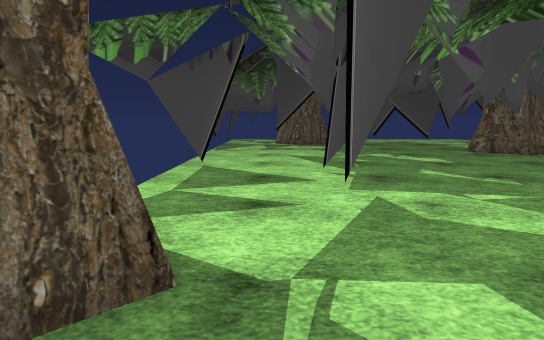
[1] (above)

24 first-person views from a walk through a Unity game level. The camera is 1.2 m above the floor, tilts 8° down and sees 75° across. The floor is counted in squares, 1 m on a side. Each view is taken from the middle of a square. On the plan, view 1 faces up. The plan holds only what a view shows up to about 14 squares ahead; the rest is blank. The place goes on beyond the plan. Some surface patterns are stand-ins.

[2]
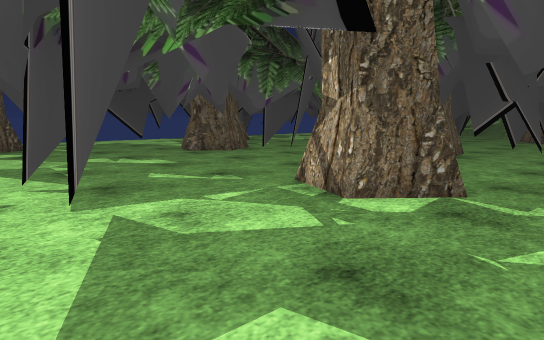

[3]
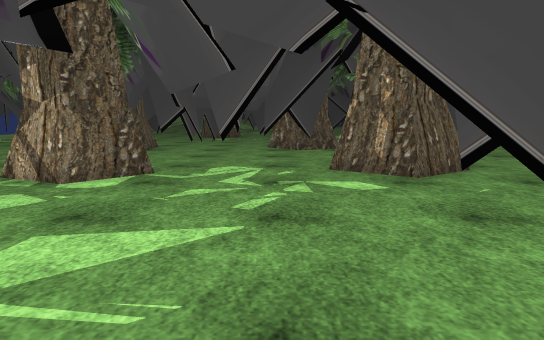

[4]
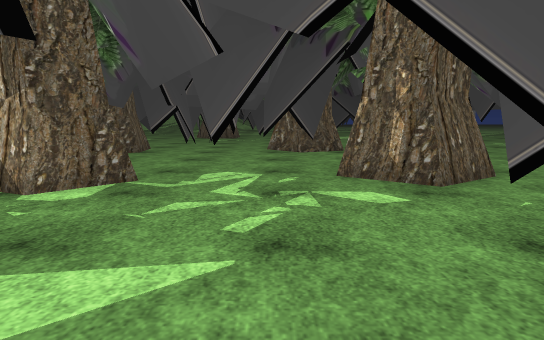

[5]
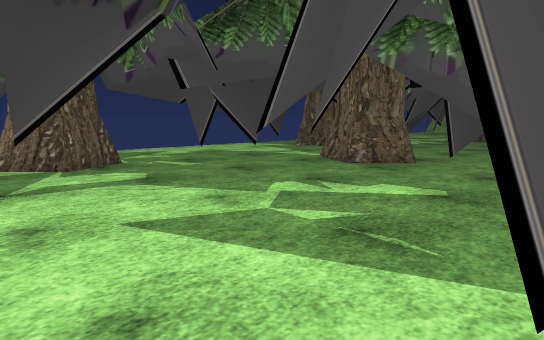

[6]
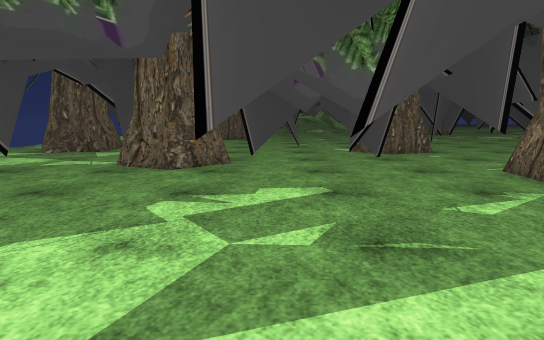

[7]
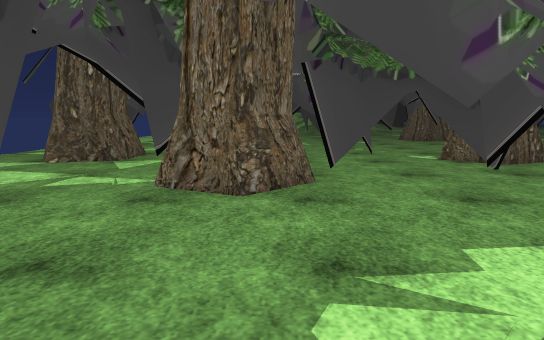

[8]
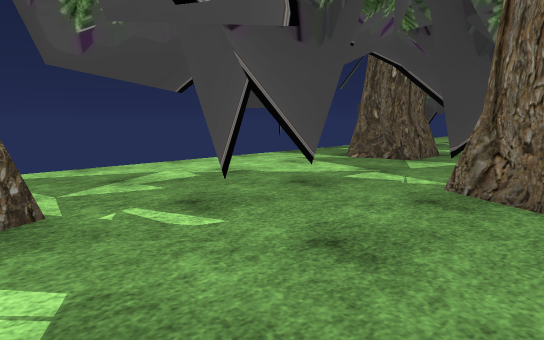

[9]
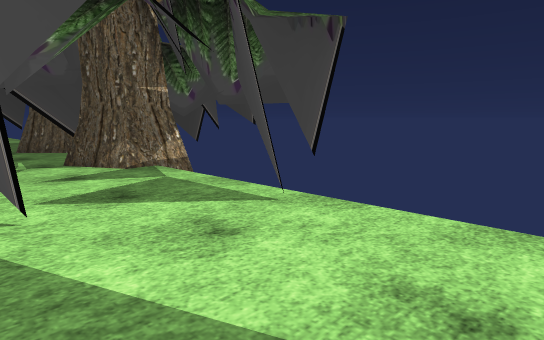

[10]
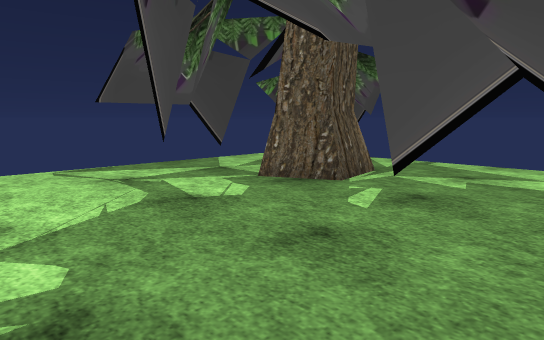

[11]
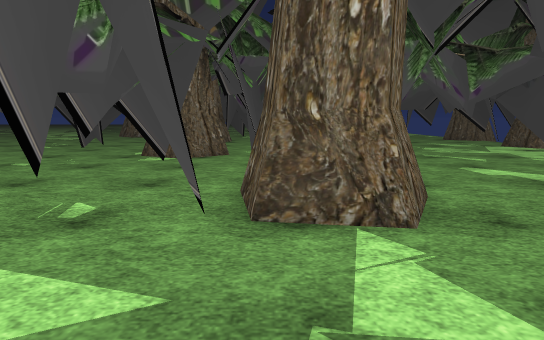

[12]
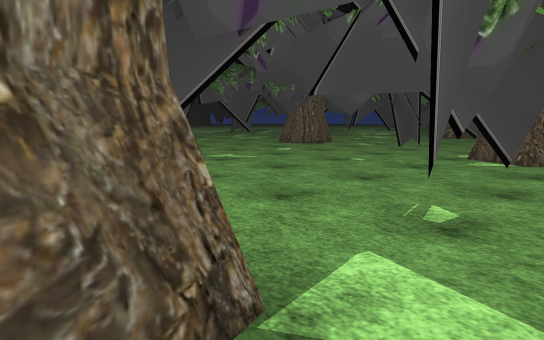

[13]
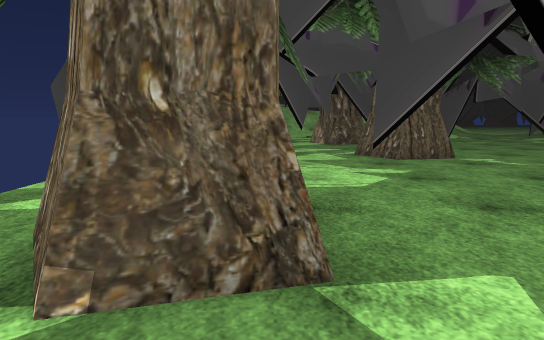

[14]
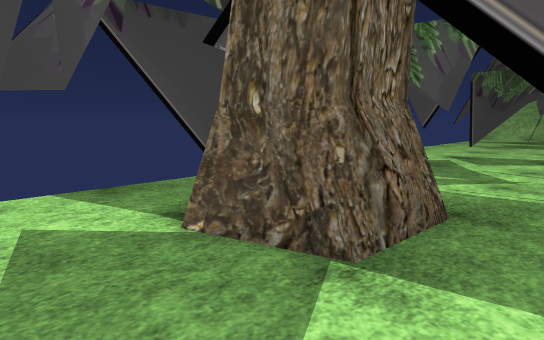

[15]
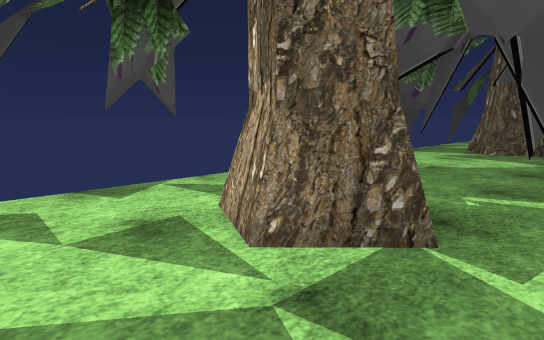

[16]
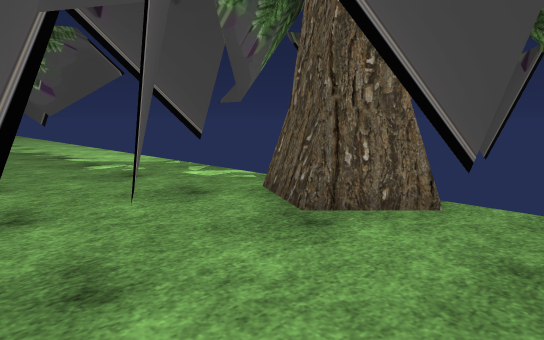

[17]
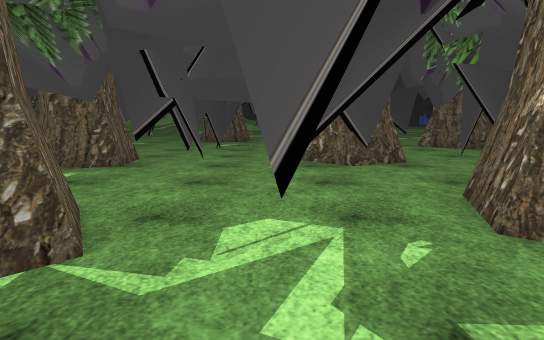

[18]
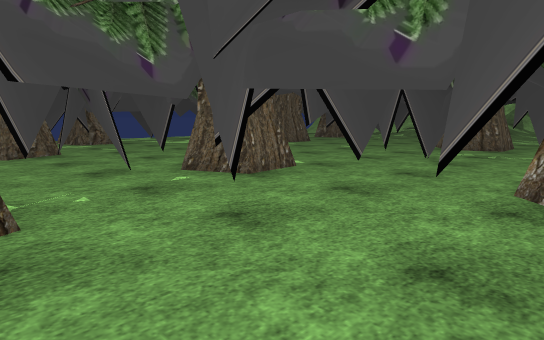

[19]
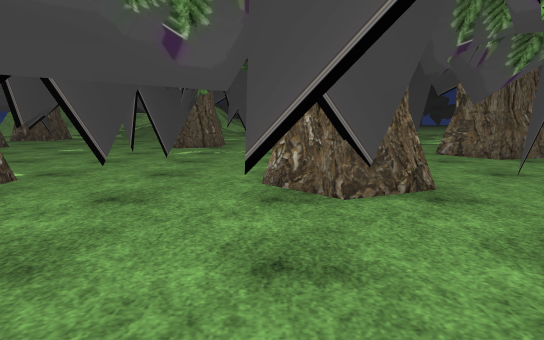

[20]
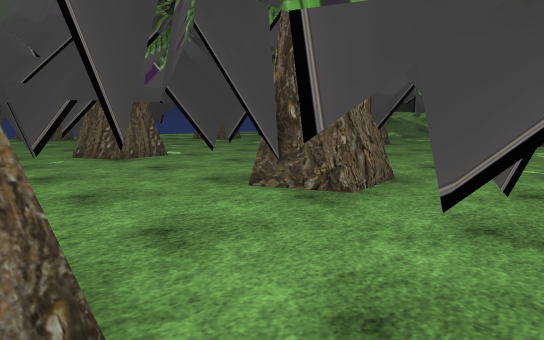

[21]
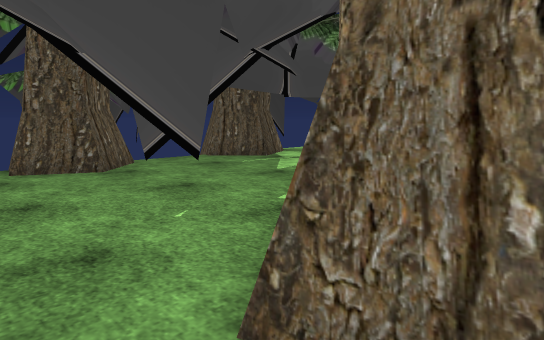

[22]
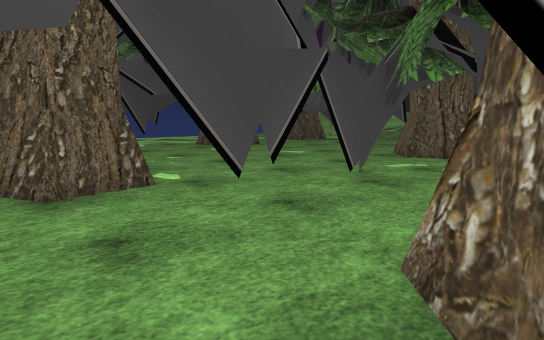

[23]
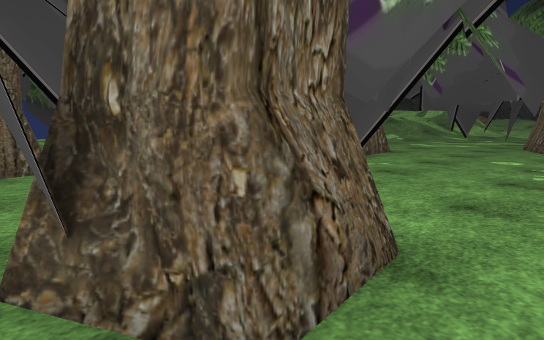

[24]
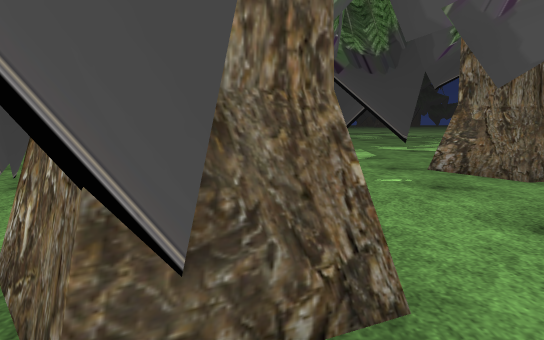

### Floor plan
Key: @ floor where view 1 was taken; # wall or solid block; x gap in a wall; . floor; T thing the floor can be seen under or through.
Columns run from 3 left of view 1 to 29 right of it. Each row starts with its distance up from view 1.
 21   ...........##..       ##...
 20  ...##....... ..##    ........
 19 #..####.........##  ..#.......
 18  ...###.........##....... . #
 17  .......TTTT...T.......#..##
 16  .##..........TT...... #...
 15  #..#.......TTTT.....## ...
 14  ..........###.TTTT. ...###
 13  ..........###.T........##
 12  ...........TT.....#.....#
 11  .....#...T..T...#.#.......
 10  ....#..#.T...Tx#...........
  9  #..#..##.T.TTT........#...#
  8  #..##.....T.TT.........#...
  7  ...##.......T.TTT.#.....#
  6  ......T..TT...TTT.##. #....
  5  ...TTT.##TTTT.TTT.........#
  4 ##..T...#TTT..T..TT.......##
  3 ###......TT.TTT...TTTTT...###
  2 ###.. .#....TTT.........##....
  1 ##.....####...T........T. ....
  0  ..@.........TT..#....TT...#####
 -1  #...........T.TTT  ..T....#.#..#
 -2  ## .T...###...TTT##...........##
 -3  ##.TTT..###.....x.....##..
 -4 ###..T...###..#.###.........
 -5 #..............###..........
 -6 #..... .......   .....##...#

Positions as (right, up) in squares from view 1, and headings:
1: (0, 0), facing up
2: (0, 1), facing up-right
3: (-2, 0), facing right
4: (-1, 0), facing right
5: (-1, 8), facing up-right
6: (-1, 11), facing right
7: (2, 13), facing right
8: (2, 13), facing up-right
9: (2, 13), facing down-left
10: (7, 12), facing up-left
11: (10, 19), facing down
12: (11, 19), facing down-right
13: (10, 18), facing right
14: (10, 16), facing up-right
15: (-2, 16), facing up-right
16: (3, 0), facing down-left
17: (3, 1), facing right
18: (7, -1), facing up-right
19: (7, 0), facing right
20: (8, -6), facing up-right
21: (8, -6), facing up-left
22: (11, -1), facing up-right
23: (12, -4), facing up-right
24: (11, -2), facing right
